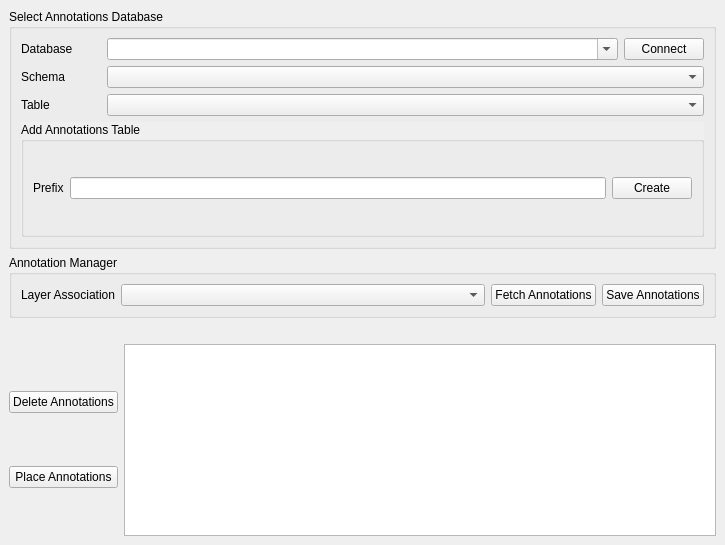
<?xml version="1.0" encoding="UTF-8"?>
<ui version="4.0">
 <class>AnnotationSaverDockWidgetBase</class>
 <widget class="QDockWidget" name="AnnotationSaverDockWidgetBase">
  <property name="geometry">
   <rect>
    <x>0</x>
    <y>0</y>
    <width>725</width>
    <height>573</height>
   </rect>
  </property>
  <property name="windowTitle">
   <string>Annotation Saver</string>
  </property>
  <widget class="QWidget" name="dockWidgetContents">
   <property name="sizePolicy">
    <sizepolicy hsizetype="Expanding" vsizetype="Fixed">
     <horstretch>0</horstretch>
     <verstretch>0</verstretch>
    </sizepolicy>
   </property>
   <layout class="QVBoxLayout" name="verticalLayout">
    <item>
     <widget class="QGroupBox" name="databaseBox">
      <property name="sizePolicy">
       <sizepolicy hsizetype="Minimum" vsizetype="Minimum">
        <horstretch>0</horstretch>
        <verstretch>0</verstretch>
       </sizepolicy>
      </property>
      <property name="minimumSize">
       <size>
        <width>0</width>
        <height>240</height>
       </size>
      </property>
      <property name="title">
       <string>Select Annotations Database</string>
      </property>
      <layout class="QVBoxLayout" name="verticalLayout_2">
       <item>
        <layout class="QHBoxLayout" name="databaseLayout">
         <item>
          <widget class="QLabel" name="wdatabaseConnectionsLabel">
           <property name="sizePolicy">
            <sizepolicy hsizetype="Maximum" vsizetype="Preferred">
             <horstretch>0</horstretch>
             <verstretch>0</verstretch>
            </sizepolicy>
           </property>
           <property name="minimumSize">
            <size>
             <width>80</width>
             <height>0</height>
            </size>
           </property>
           <property name="text">
            <string>Database</string>
           </property>
          </widget>
         </item>
         <item>
          <widget class="QComboBox" name="wdatabaseConnections">
           <property name="sizePolicy">
            <sizepolicy hsizetype="Expanding" vsizetype="Minimum">
             <horstretch>0</horstretch>
             <verstretch>0</verstretch>
            </sizepolicy>
           </property>
           <property name="editable">
            <bool>true</bool>
           </property>
           <property name="currentIndex">
            <number>-1</number>
           </property>
          </widget>
         </item>
         <item>
          <widget class="QPushButton" name="wdatabaseConnectButton">
           <property name="sizePolicy">
            <sizepolicy hsizetype="Maximum" vsizetype="Fixed">
             <horstretch>0</horstretch>
             <verstretch>0</verstretch>
            </sizepolicy>
           </property>
           <property name="text">
            <string>Connect</string>
           </property>
          </widget>
         </item>
        </layout>
       </item>
       <item>
        <layout class="QHBoxLayout" name="schemaLayout">
         <property name="leftMargin">
          <number>0</number>
         </property>
         <property name="topMargin">
          <number>0</number>
         </property>
         <item>
          <widget class="QLabel" name="wlistSchemasLabel">
           <property name="sizePolicy">
            <sizepolicy hsizetype="Maximum" vsizetype="Preferred">
             <horstretch>0</horstretch>
             <verstretch>0</verstretch>
            </sizepolicy>
           </property>
           <property name="minimumSize">
            <size>
             <width>80</width>
             <height>0</height>
            </size>
           </property>
           <property name="text">
            <string>Schema</string>
           </property>
          </widget>
         </item>
         <item>
          <widget class="QComboBox" name="wlistSchemas"/>
         </item>
        </layout>
       </item>
       <item>
        <layout class="QHBoxLayout" name="tablesLayout">
         <property name="topMargin">
          <number>0</number>
         </property>
         <item>
          <widget class="QLabel" name="wlistTablesLabel">
           <property name="sizePolicy">
            <sizepolicy hsizetype="Maximum" vsizetype="Preferred">
             <horstretch>0</horstretch>
             <verstretch>0</verstretch>
            </sizepolicy>
           </property>
           <property name="minimumSize">
            <size>
             <width>80</width>
             <height>0</height>
            </size>
           </property>
           <property name="text">
            <string>Table</string>
           </property>
          </widget>
         </item>
         <item>
          <widget class="QComboBox" name="wlistTables"/>
         </item>
        </layout>
       </item>
       <item>
        <widget class="QGroupBox" name="addTableBox">
         <property name="enabled">
          <bool>true</bool>
         </property>
         <property name="sizePolicy">
          <sizepolicy hsizetype="Minimum" vsizetype="Minimum">
           <horstretch>0</horstretch>
           <verstretch>0</verstretch>
          </sizepolicy>
         </property>
         <property name="minimumSize">
          <size>
           <width>0</width>
           <height>70</height>
          </size>
         </property>
         <property name="autoFillBackground">
          <bool>true</bool>
         </property>
         <property name="title">
          <string>Add Annotations Table</string>
         </property>
         <layout class="QGridLayout" name="gridLayout">
          <item row="0" column="0">
           <layout class="QHBoxLayout" name="horizontalLayout">
            <item>
             <widget class="QLabel" name="waddTableLabel">
              <property name="sizePolicy">
               <sizepolicy hsizetype="Maximum" vsizetype="Preferred">
                <horstretch>0</horstretch>
                <verstretch>0</verstretch>
               </sizepolicy>
              </property>
              <property name="text">
               <string>Prefix</string>
              </property>
             </widget>
            </item>
            <item>
             <widget class="QLineEdit" name="waddTablePrefix">
              <property name="sizePolicy">
               <sizepolicy hsizetype="Minimum" vsizetype="Maximum">
                <horstretch>0</horstretch>
                <verstretch>0</verstretch>
               </sizepolicy>
              </property>
             </widget>
            </item>
            <item>
             <widget class="QPushButton" name="waddTableButton">
              <property name="sizePolicy">
               <sizepolicy hsizetype="Maximum" vsizetype="Fixed">
                <horstretch>0</horstretch>
                <verstretch>0</verstretch>
               </sizepolicy>
              </property>
              <property name="text">
               <string>Create</string>
              </property>
             </widget>
            </item>
           </layout>
          </item>
         </layout>
        </widget>
       </item>
      </layout>
     </widget>
    </item>
    <item>
     <widget class="QGroupBox" name="annotationBox">
      <property name="enabled">
       <bool>true</bool>
      </property>
      <property name="title">
       <string>Annotation Manager</string>
      </property>
      <property name="flat">
       <bool>false</bool>
      </property>
      <property name="checkable">
       <bool>false</bool>
      </property>
      <layout class="QVBoxLayout" name="verticalLayout_3">
       <item>
        <layout class="QHBoxLayout" name="horizontalLayout_2">
         <property name="topMargin">
          <number>0</number>
         </property>
         <item>
          <widget class="QLabel" name="wlayerAssociationLabel">
           <property name="sizePolicy">
            <sizepolicy hsizetype="Maximum" vsizetype="Preferred">
             <horstretch>0</horstretch>
             <verstretch>0</verstretch>
            </sizepolicy>
           </property>
           <property name="text">
            <string>Layer Association</string>
           </property>
          </widget>
         </item>
         <item>
          <widget class="QgsMapLayerComboBox" name="wlistLayers">
           <property name="sizePolicy">
            <sizepolicy hsizetype="Minimum" vsizetype="Fixed">
             <horstretch>0</horstretch>
             <verstretch>0</verstretch>
            </sizepolicy>
           </property>
          </widget>
         </item>
         <item>
          <widget class="QPushButton" name="wfetchAnnotationsButton">
           <property name="sizePolicy">
            <sizepolicy hsizetype="Maximum" vsizetype="Fixed">
             <horstretch>0</horstretch>
             <verstretch>0</verstretch>
            </sizepolicy>
           </property>
           <property name="text">
            <string>Fetch Annotations</string>
           </property>
          </widget>
         </item>
         <item>
          <widget class="QPushButton" name="wsaveAnnotationsButton">
           <property name="sizePolicy">
            <sizepolicy hsizetype="Maximum" vsizetype="Fixed">
             <horstretch>0</horstretch>
             <verstretch>0</verstretch>
            </sizepolicy>
           </property>
           <property name="text">
            <string>Save Annotations</string>
           </property>
          </widget>
         </item>
        </layout>
       </item>
      </layout>
     </widget>
    </item>
    <item>
     <layout class="QHBoxLayout" name="layerLayout">
      <property name="topMargin">
       <number>20</number>
      </property>
      <property name="bottomMargin">
       <number>0</number>
      </property>
      <item>
       <layout class="QVBoxLayout" name="verticalLayout_4">
        <property name="leftMargin">
         <number>0</number>
        </property>
        <property name="topMargin">
         <number>0</number>
        </property>
        <item>
         <widget class="QPushButton" name="wdeleteAnnotationsButton">
          <property name="text">
           <string>Delete Annotations</string>
          </property>
         </widget>
        </item>
        <item>
         <widget class="QPushButton" name="wplaceAnnotationsButton">
          <property name="text">
           <string>Place Annotations</string>
          </property>
         </widget>
        </item>
       </layout>
      </item>
      <item>
       <widget class="QListWidget" name="wlistAnnotations">
        <property name="contextMenuPolicy">
         <enum>Qt::CustomContextMenu</enum>
        </property>
        <property name="selectionMode">
         <enum>QAbstractItemView::MultiSelection</enum>
        </property>
        <property name="wordWrap">
         <bool>true</bool>
        </property>
       </widget>
      </item>
     </layout>
    </item>
   </layout>
  </widget>
 </widget>
 <customwidgets>
  <customwidget>
   <class>QgsMapLayerComboBox</class>
   <extends>QComboBox</extends>
   <header>qgsmaplayercombobox.h</header>
  </customwidget>
 </customwidgets>
 <resources/>
 <connections/>
</ui>
